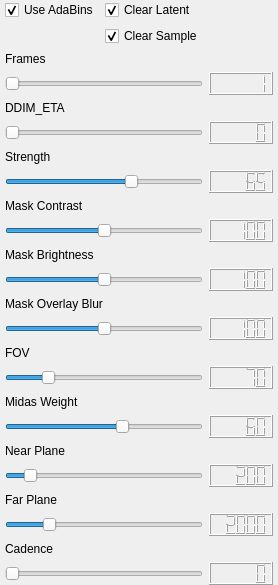
             <widget class="QWidget" name="Animation">
              <attribute name="title">
               <string>Animation</string>
              </attribute>
              <layout class="QVBoxLayout" name="verticalLayout_4">
               <property name="leftMargin">
                <number>0</number>
               </property>
               <property name="topMargin">
                <number>0</number>
               </property>
               <property name="rightMargin">
                <number>0</number>
               </property>
               <property name="bottomMargin">
                <number>0</number>
               </property>
               <item>
                <layout class="QGridLayout" name="gridLayout">
                 <property name="leftMargin">
                  <number>5</number>
                 </property>
                 <property name="rightMargin">
                  <number>5</number>
                 </property>
                 <item row="21" column="0">
                  <widget class="QSlider" name="far_plane">
                   <property name="maximum">
                    <number>10000</number>
                   </property>
                   <property name="value">
                    <number>2000</number>
                   </property>
                   <property name="orientation">
                    <enum>Qt::Horizontal</enum>
                   </property>
                  </widget>
                 </item>
                 <item row="13" column="0">
                  <widget class="QSlider" name="mask_blur">
                   <property name="maximum">
                    <number>200</number>
                   </property>
                   <property name="value">
                    <number>100</number>
                   </property>
                   <property name="orientation">
                    <enum>Qt::Horizontal</enum>
                   </property>
                  </widget>
                 </item>
                 <item row="18" column="0">
                  <widget class="QLabel" name="label_25">
                   <property name="text">
                    <string>Near Plane</string>
                   </property>
                  </widget>
                 </item>
                 <item row="17" column="1">
                  <widget class="QLCDNumber" name="midas_weightNumber">
                   <property name="intValue" stdset="0">
                    <number>60</number>
                   </property>
                  </widget>
                 </item>
                 <item row="22" column="0">
                  <widget class="QLabel" name="label_30">
                   <property name="text">
                    <string>Cadence</string>
                   </property>
                  </widget>
                 </item>
                 <item row="17" column="0">
                  <widget class="QSlider" name="midas_weight">
                   <property name="maximum">
                    <number>100</number>
                   </property>
                   <property name="value">
                    <number>60</number>
                   </property>
                   <property name="orientation">
                    <enum>Qt::Horizontal</enum>
                   </property>
                  </widget>
                 </item>
                 <item row="16" column="0">
                  <widget class="QLabel" name="label_28">
                   <property name="text">
                    <string>Midas Weight</string>
                   </property>
                  </widget>
                 </item>
                 <item row="19" column="0">
                  <widget class="QSlider" name="near_plane">
                   <property name="maximum">
                    <number>2000</number>
                   </property>
                   <property name="value">
                    <number>200</number>
                   </property>
                   <property name="orientation">
                    <enum>Qt::Horizontal</enum>
                   </property>
                  </widget>
                 </item>
                 <item row="9" column="1">
                  <widget class="QLCDNumber" name="mask_contrastNumber">
                   <property name="intValue" stdset="0">
                    <number>100</number>
                   </property>
                  </widget>
                 </item>
                 <item row="4" column="0">
                  <widget class="QLabel" name="label_26">
                   <property name="text">
                    <string>DDIM_ETA</string>
                   </property>
                  </widget>
                 </item>
                 <item row="14" column="0">
                  <widget class="QLabel" name="label_24">
                   <property name="text">
                    <string>FOV</string>
                   </property>
                  </widget>
                 </item>
                 <item row="5" column="1">
                  <widget class="QLCDNumber" name="ddim_etaNumber"/>
                 </item>
                 <item row="19" column="1">
                  <widget class="QLCDNumber" name="near_planeNumber">
                   <property name="intValue" stdset="0">
                    <number>200</number>
                   </property>
                  </widget>
                 </item>
                 <item row="8" column="0">
                  <widget class="QLabel" name="label_22">
                   <property name="text">
                    <string>Mask Contrast</string>
                   </property>
                  </widget>
                 </item>
                 <item row="6" column="0">
                  <widget class="QLabel" name="label_23">
                   <property name="text">
                    <string>Strength</string>
                   </property>
                  </widget>
                 </item>
                 <item row="12" column="0">
                  <widget class="QLabel" name="label_27">
                   <property name="text">
                    <string>Mask Overlay Blur</string>
                   </property>
                  </widget>
                 </item>
                 <item row="2" column="0">
                  <widget class="QSlider" name="frames">
                   <property name="minimum">
                    <number>1</number>
                   </property>
                   <property name="maximum">
                    <number>5000</number>
                   </property>
                   <property name="value">
                    <number>10</number>
                   </property>
                   <property name="orientation">
                    <enum>Qt::Horizontal</enum>
                   </property>
                  </widget>
                 </item>
                 <item row="21" column="1">
                  <widget class="QLCDNumber" name="far_planeNumber">
                   <property name="intValue" stdset="0">
                    <number>2000</number>
                   </property>
                  </widget>
                 </item>
                 <item row="1" column="0">
                  <widget class="QLabel" name="label_19">
                   <property name="text">
                    <string>Frames</string>
                   </property>
                  </widget>
                 </item>
                 <item row="10" column="0">
                  <widget class="QLabel" name="label_21">
                   <property name="text">
                    <string>Mask Brightness</string>
                   </property>
                  </widget>
                 </item>
                 <item row="7" column="0">
                  <widget class="QSlider" name="strength">
                   <property name="maximum">
                    <number>100</number>
                   </property>
                   <property name="value">
                    <number>65</number>
                   </property>
                   <property name="orientation">
                    <enum>Qt::Horizontal</enum>
                   </property>
                  </widget>
                 </item>
                 <item row="9" column="0">
                  <widget class="QSlider" name="mask_contrast">
                   <property name="maximum">
                    <number>200</number>
                   </property>
                   <property name="value">
                    <number>100</number>
                   </property>
                   <property name="orientation">
                    <enum>Qt::Horizontal</enum>
                   </property>
                  </widget>
                 </item>
                 <item row="15" column="1">
                  <widget class="QLCDNumber" name="fovNumber">
                   <property name="intValue" stdset="0">
                    <number>70</number>
                   </property>
                  </widget>
                 </item>
                 <item row="13" column="1">
                  <widget class="QLCDNumber" name="mask_blurNumber">
                   <property name="intValue" stdset="0">
                    <number>100</number>
                   </property>
                  </widget>
                 </item>
                 <item row="0" column="0">
                  <layout class="QFormLayout" name="formLayout">
                   <item row="0" column="1">
                    <widget class="QCheckBox" name="clearLatent">
                     <property name="text">
                      <string>Clear Latent</string>
                     </property>
                     <property name="checked">
                      <bool>true</bool>
                     </property>
                    </widget>
                   </item>
                   <item row="0" column="0">
                    <widget class="QCheckBox" name="adabins">
                     <property name="text">
                      <string>Use AdaBins</string>
                     </property>
                     <property name="checked">
                      <bool>true</bool>
                     </property>
                    </widget>
                   </item>
                   <item row="1" column="1">
                    <widget class="QCheckBox" name="clearSample">
                     <property name="text">
                      <string>Clear Sample</string>
                     </property>
                     <property name="checked">
                      <bool>true</bool>
                     </property>
                    </widget>
                   </item>
                  </layout>
                 </item>
                 <item row="15" column="0">
                  <widget class="QSlider" name="fov">
                   <property name="maximum">
                    <number>360</number>
                   </property>
                   <property name="value">
                    <number>70</number>
                   </property>
                   <property name="orientation">
                    <enum>Qt::Horizontal</enum>
                   </property>
                  </widget>
                 </item>
                 <item row="11" column="1">
                  <widget class="QLCDNumber" name="mask_brightnessNumber">
                   <property name="intValue" stdset="0">
                    <number>100</number>
                   </property>
                  </widget>
                 </item>
                 <item row="5" column="0">
                  <widget class="QSlider" name="ddim_eta">
                   <property name="maximum">
                    <number>100</number>
                   </property>
                   <property name="orientation">
                    <enum>Qt::Horizontal</enum>
                   </property>
                  </widget>
                 </item>
                 <item row="7" column="1">
                  <widget class="QLCDNumber" name="strengthNumber">
                   <property name="intValue" stdset="0">
                    <number>65</number>
                   </property>
                  </widget>
                 </item>
                 <item row="20" column="0">
                  <widget class="QLabel" name="label_20">
                   <property name="text">
                    <string>Far Plane</string>
                   </property>
                  </widget>
                 </item>
                 <item row="11" column="0">
                  <widget class="QSlider" name="mask_brightness">
                   <property name="maximum">
                    <number>200</number>
                   </property>
                   <property name="value">
                    <number>100</number>
                   </property>
                   <property name="orientation">
                    <enum>Qt::Horizontal</enum>
                   </property>
                  </widget>
                 </item>
                 <item row="2" column="1">
                  <widget class="QLCDNumber" name="framesNumber">
                   <property name="intValue" stdset="0">
                    <number>1</number>
                   </property>
                  </widget>
                 </item>
                 <item row="23" column="0">
                  <widget class="QSlider" name="cadence">
                   <property name="maximum">
                    <number>50</number>
                   </property>
                   <property name="pageStep">
                    <number>0</number>
                   </property>
                   <property name="orientation">
                    <enum>Qt::Horizontal</enum>
                   </property>
                  </widget>
                 </item>
                 <item row="23" column="1">
                  <widget class="QLCDNumber" name="cadenceNumber"/>
                 </item>
                </layout>
               </item>
              </layout>
             </widget>
